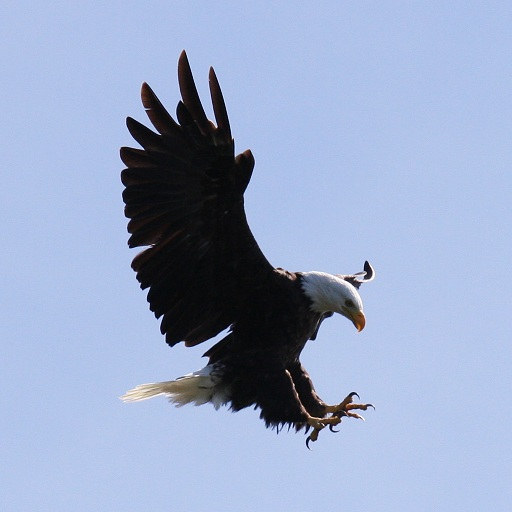
%> input picture PROCESSAMENTO E SINAL DE IMAGEM/Trabalhos Praticos/Trabalho Prático 2 para Entregar 14 Mar. 2024/Aguia.jpg, 512 x 512 px
$ octave --eval "LaraChaves_TP2_A('Aguia.jpg');"   (GNU Octave 9; MATLAB toolbox functions it lacks are replaced by stand-ins)
%> lines starting %> are read from the running program, lines starting %| are printed output that depends on the picture
%API TP2 Ex.A
%Lara Tibolla Chaves    Entrega: 14/03/2024

% Visualização de imagens de cor

function LaraChaves_TP2_A(imagem)
%> called with imagem = 'Aguia.jpg'
  % (1) original RGB
    imgRGB = imread(imagem);
%> imgRGB is the input picture: size 512x512x3 uint8; mean R, G, B 152.7, 167.8, 199.3
    R=imgRGB(:,:,1);
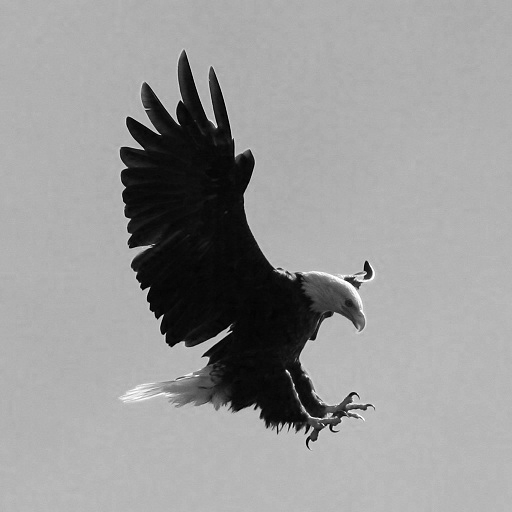
%> R: size 512x512 uint8; min 0, max 255, mean 152.7
    G=imgRGB(:,:,2);
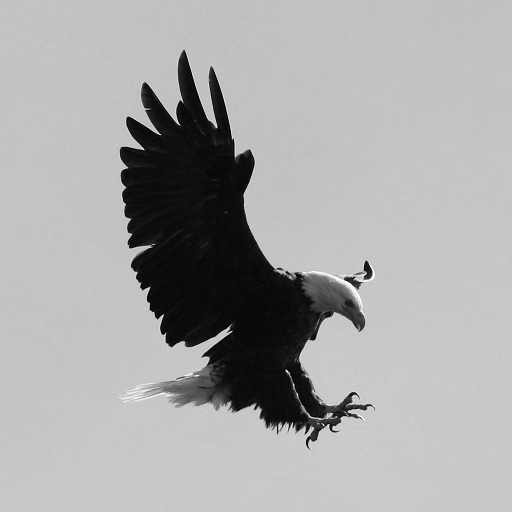
%> G: size 512x512 uint8; min 0, max 255, mean 167.8
    B=imgRGB(:,:,3);
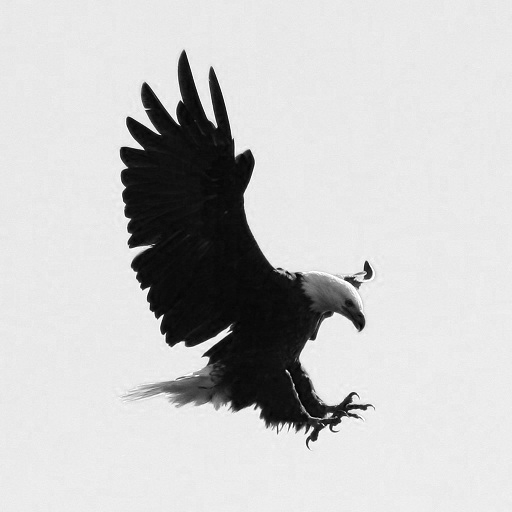
%> B: size 512x512 uint8; min 0, max 255, mean 199.3
    figure;
    imshow(imgRGB), title('Original');

  % (2,3) vers˜oes de cor indexada a 8 cores com/sem ‘dither
    [ImgIndexada8, TabCor8] = rgb2ind(imgRGB, 8, 'nodither');
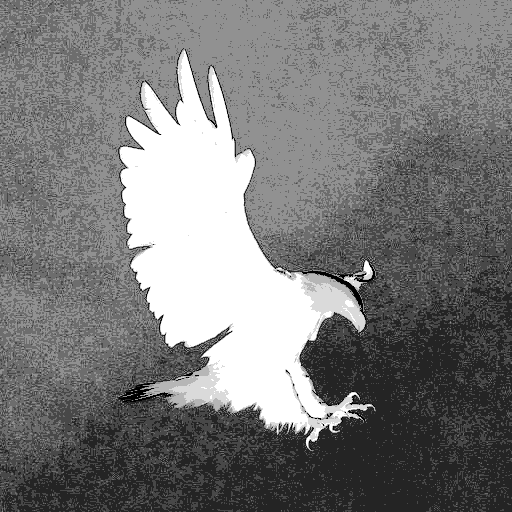
%> ImgIndexada8: size 512x512 uint8; min 0, max 7, mean 3.36; drawn with min black and max white
%> TabCor8 = [0.894 0.882 0.914; 0.722 0.788 0.925; 0.706 0.78 0.922; 0.694 0.769 0.918; 0.682 0.757 0.91; 0.478 0.471 0.518; 0.267 0.243 0.255; 0.0588 0.0549 0.0667]
    [ImgIndexada8d, TabCor8d] = rgb2ind(imgRGB, 8, 'dither');
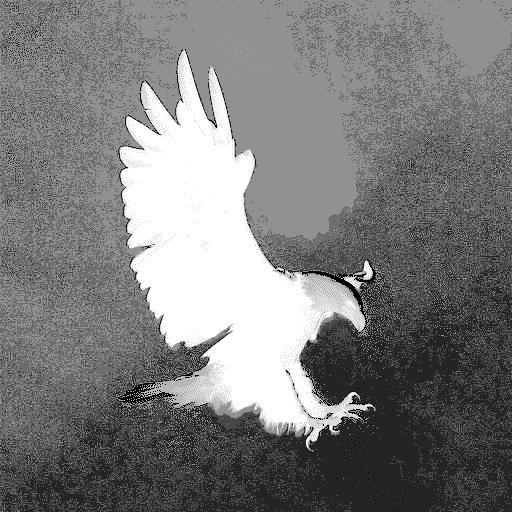
%> ImgIndexada8d: size 512x512 uint8; min 0, max 7, mean 3.42; drawn with min black and max white
%> TabCor8d has the same summary as TabCor8
    figure;
    imshow(ImgIndexada8, TabCor8), title('8 Cores Sem Dither');
    figure;
    imshow(ImgIndexada8d, TabCor8d), title('8 Cores Com Dither');

  % (4) vers˜ao escala de cinzento (IG)
    ImgCinza = rgb2gray(imgRGB);
    figure;
    imshow(ImgCinza), title('Escala Cinza');

  % (5,6) IG com tabelas de cor ’jet’ e ’spring
    figure;
    imshow(ImgCinza, jet), title('Jet');
%> after `imshow(ImgCinza, jet)`:
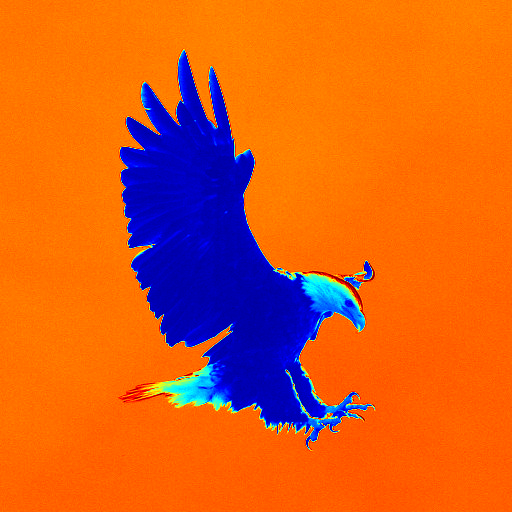
%> displayed picture: size 512x512x3, on the screen's scale of 0 to 255; mean R, G, B 213, 96.1, 32.4

    figure;
    imshow(ImgCinza, spring), title('Spring');
%> after `imshow(ImgCinza, spring)`:
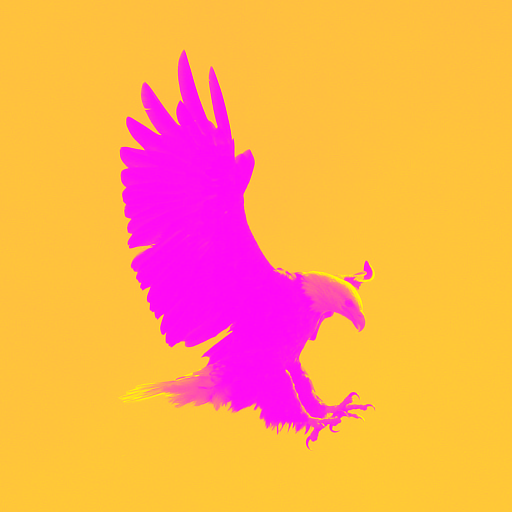
%> displayed picture: size 512x512x3, on the screen's scale of 0 to 255; mean R, G, B 255, 166.9, 88.1


end
